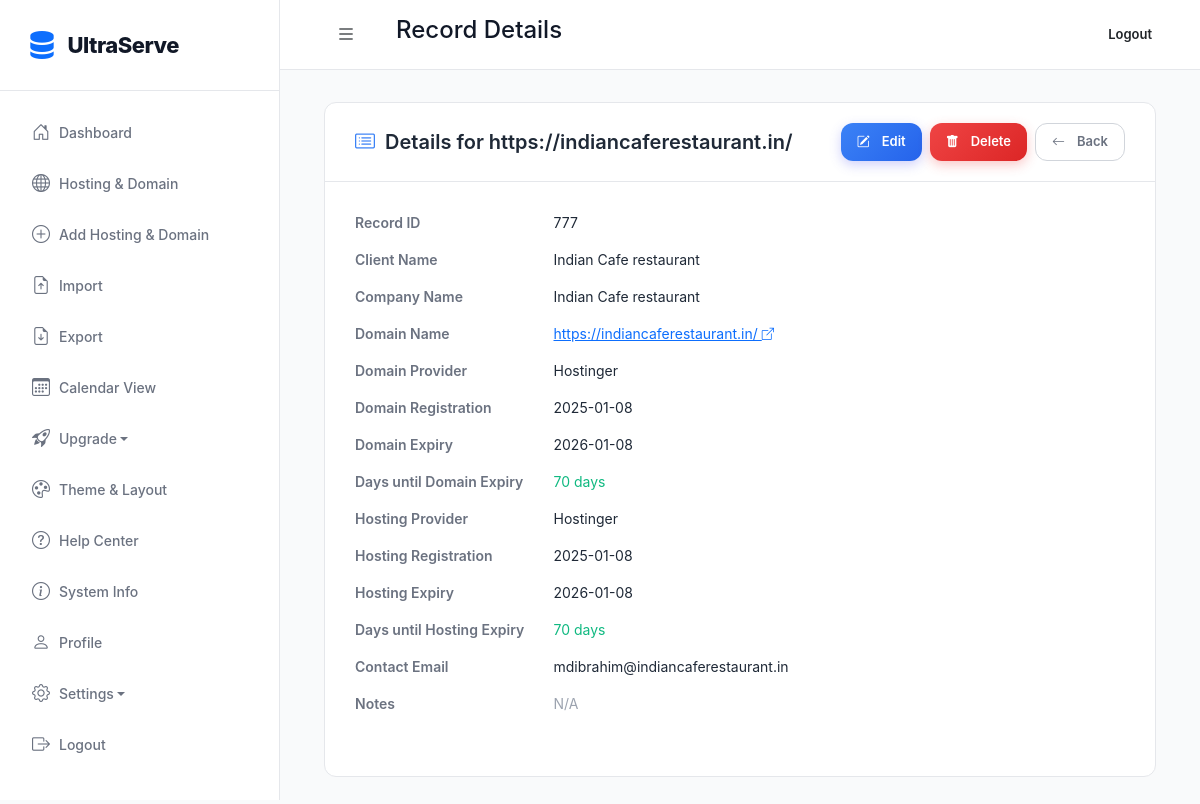
Screenshot of /view.php?id=777 (signed in) with the database file from the repository.
### tables this page shows
CREATE TABLE `hosting_domain` (
  `id` int(11) NOT NULL,
  `client_name` varchar(256) NOT NULL,
  `company_name` varchar(150) NOT NULL,
  `domain_name` varchar(150) NOT NULL,
  `purchased_from` varchar(100) NOT NULL,
  `registration_date` date DEFAULT NULL,
  `expiry_date` date DEFAULT NULL,
  `hosting_purchased_from` varchar(255) DEFAULT NULL,
  `hosting_registration_date` date DEFAULT NULL,
  `hosting_expiry_date` date DEFAULT NULL,
  `email` varchar(150) NOT NULL,
  `notes` varchar(250) NOT NULL,
  `admin_id` int(11) NOT NULL
);

### view.php (the view, shortened to what this page needs)
<?php
include('db.php');
$record_id = isset($_GET['id']) ? (int)$_GET['id'] : 0;
$record = null;
$error = '';
if ($record_id > 0) {
    $query = "SELECT * FROM hosting_domain WHERE id = $record_id";
    $result = mysqli_query($conn, $query);
    if ($result && mysqli_num_rows($result) > 0) {
        $record = mysqli_fetch_assoc($result);
    } else {
        $error = "Record not found. It may have been deleted.";
    }
} else {
    $error = "Invalid ID provided.";
}
?>
<!DOCTYPE html>
<html lang="en">
<head>
<link href="https://cdn.jsdelivr.net/npm/bootstrap@5.3.3/dist/css/bootstrap.min.css" rel="stylesheet">
<link href="https://cdn.jsdelivr.net/npm/bootstrap-icons@1.10.5/font/bootstrap-icons.css" rel="stylesheet">
<link href="css/dashboard.css" rel="stylesheet">
</head>
<body>
<div class="header">
    <div class="d-flex align-items-center">
        <button class="btn me-3" id="sidebarToggle" type="button" style="border: none; font-size: 20px;"><i class="bi bi-list"></i></button>
        <h4>Record Details</h4>
    </div>
    <div>
        <a href="#" data-bs-toggle="modal" data-bs-target="#logoutModal" class="btn btn-sm">Logout</a>
    </div>
</div>
<?php include 'sidebar.php'?>
<div class="content">
  <div class="container-fluid">
    <?php if (!empty($error)): ?>
        <div class="alert alert-danger"><i class="bi bi-exclamation-circle me-2"></i><?= htmlspecialchars($error) ?></div>
    <?php elseif ($record): ?>
        <div class="details-container">
            <div class="details-header">
                <h4 class="details-title">
                    <i class="bi bi-card-list"></i> Details for <?= htmlspecialchars($record['domain_name']) ?>
                </h4>
                <div class="d-flex gap-2">
                    <a href="edit.php?table=hosting_domain&id=<?= $record['id'] ?>" class="btn btn-primary btn-sm" id="editModal"><i class="bi bi-pencil-square me-1"></i> Edit</a>
                    <a href="#" class="btn btn-danger btn-sm" data-bs-toggle="modal" data-bs-target="#deleteModal"><i class="bi bi-trash-fill me-1"></i> Delete</a>
                    <a href="dashboard.php?page=hosting_domain" class="btn btn-secondary btn-sm"><i class="bi bi-arrow-left me-1"></i> Back</a>
                </div>
            </div>
            <div class="details-body">
                <dl class="row details-list">
                    <?php
                        function getDaysLeftStatus($date_string) {
                            $today = new DateTime();
                            $expiryDate = new DateTime($date_string);
                            $interval = $today->diff($expiryDate);
                            $daysLeft = (int)$interval->format('%r%a');
                            if ($daysLeft < 0) {
                                return '<span class="text-danger fw-bold">Expired</span>';
                            } elseif ($daysLeft <= 30) {
                                return '<span class="text-warning fw-bold">' . $daysLeft . ' days</span>';
                            } else {
                                return '<span class="text-success">' . $daysLeft . ' days</span>';
                            }
                        }
                        $fields_to_display = [
                            'id' => 'Record ID', 'client_name' => 'Client Name', 'company_name' => 'Company Name',
                            'domain_name' => 'Domain Name', 'purchased_from' => 'Domain Provider',
                            'registration_date' => 'Domain Registration', 'expiry_date' => 'Domain Expiry',
                            'days_left_domain' => 'Days until Domain Expiry',
                            'hosting_purchased_from' => 'Hosting Provider', 'hosting_registration_date' => 'Hosting Registration',
                            'hosting_expiry_date' => 'Hosting Expiry',
                            'days_left_hosting' => 'Days until Hosting Expiry',
                            'email' => 'Contact Email', 'notes' => 'Notes'
                        ];
                        foreach ($fields_to_display as $db_key => $label) {
                            echo '<dt class="col-sm-3 mb-3">' . $label . '</dt>';
                            echo '<dd class="col-sm-9 mb-3">';
                            if ($db_key == 'domain_name') {
                                $domain_url = 'http://' . htmlspecialchars($record['domain_name']);
                                echo '<a href="' . $domain_url . '" target="_blank" rel="noopener noreferrer">' . htmlspecialchars($record['domain_name']) . ' <i class="bi bi-box-arrow-up-right small"></i></a>';
                            } elseif ($db_key == 'days_left_domain') {
                                echo getDaysLeftStatus($record['expiry_date']);
                            } elseif ($db_key == 'days_left_hosting') {
                                echo getDaysLeftStatus($record['hosting_expiry_date']);
                            } else {
                                echo !empty($record[$db_key]) ? htmlspecialchars($record[$db_key]) : '<span class="text-muted">N/A</span>';
                            }
                            echo '</dd>';
                        }
                    ?>
                </dl>
            </div>
        </div>
    <?php endif; ?>
  </div>
</div>
</body>
</html>

### css/dashboard.css (style rules this page uses)
:root { --primary: #6366f1; --primary-dark: #4f46e5; --primary-light: #818cf8; --secondary: #8b5cf6; --success: #10b981; --warning: #f59e0b; --danger: #ef4444; --info: #06b6d4; --bg-primary: #ffffff; --bg-secondary: #f9fafb; --bg-tertiary: #f3f4f6; --text-primary: #111827; --text-secondary: #6b7280; --text-tertiary: #9ca3af; --border-color: #e5e7eb; --border-radius: 16px; --border-radius-sm: 12px; --border-radius-lg: 20px; --shadow-sm: 0 1px 2px 0 rgba(0, 0, 0, 0.05); --shadow: 0 4px 6px -1px rgba(0, 0, 0, 0.1); --shadow-lg: 0 10px 15px -3px rgba(0, 0, 0, 0.1); --shadow-xl: 0 20px 25px -5px rgba(0, 0, 0, 0.1); --sidebar-width: 280px; --header-height: 70px; --transition: all 0.3s cubic-bezier(0.4, 0, 0.2, 1); }
* { margin: 0; padding: 0; box-sizing: border-box; }
body { font-family: -apple-system, BlinkMacSystemFont, 'Segoe UI', 'Roboto', 'Oxygen', 'Ubuntu', 'Cantarell', sans-serif; background: var(--bg-secondary); min-height: 100vh; font-size: 14px; color: var(--text-primary); transition: background 0.3s ease, color 0.3s ease; }
.header { background: var(--bg-primary); backdrop-filter: blur(10px); border-bottom: 1px solid var(--border-color); padding: 0 32px; display: flex; justify-content: space-between; align-items: center; position: fixed; top: 0; left: var(--sidebar-width); right: 0; z-index: 1000; height: var(--header-height); transition: var(--transition); }
.content { margin-left: var(--sidebar-width); padding: calc(var(--header-height) + 32px) 32px 32px; transition: var(--transition); min-height: 100vh; }
.btn { padding: 12px 24px; border-radius: var(--border-radius-sm); border: none; font-weight: 600; font-size: 14px; cursor: pointer; transition: var(--transition); display: inline-flex; align-items: center; gap: 8px; text-decoration: none; }
.btn-primary { background: linear-gradient(135deg, var(--primary), var(--primary-dark)); color: white; box-shadow: 0 4px 12px rgba(99, 102, 241, 0.3); }
.btn-secondary { background: var(--bg-tertiary); color: var(--text-primary); }
.btn-danger { background: linear-gradient(135deg, var(--danger), #dc2626); color: white; box-shadow: 0 4px 12px rgba(239, 68, 68, 0.3); }
.btn-sm { padding: 8px 16px; font-size: 13px; }
.text-success { color: var(--success) !important; }
.text-muted { color: var(--text-tertiary) !important; }

### view.php (style rules this page uses)
.details-container { background: white; border-radius: 12px; border: 1px solid #e5e7eb; }
.details-header { padding: 20px 30px; display: flex; justify-content: space-between; align-items: center; border-bottom: 1px solid #e5e7eb; }
.details-title { font-size: 20px; font-weight: 600; color: #1f2937; margin-bottom: 0; display: flex; align-items: center; gap: 10px; }
.details-title i { color: #3b82f6; }
.details-body { padding: 30px; }
.btn-primary { background: linear-gradient(135deg, #3b82f6 0%, #2563eb 100%); border: none; }
.btn-secondary { background: white; color: #6b7280; border: 1px solid #d1d5db; }
.btn-danger { background-color: #ef4444; border: none; }
.details-list dt { font-weight: 600; color: #6b7280; }
.details-list dd { color: #1f2937; }

### rows the page displays
hosting_domain: domain_name "https://indiancaferestaurant.in/", id "777", client_name "Indian Cafe restaurant", company_name "Indian Cafe restaurant", purchased_from "Hostinger", registration_date "2025-01-08", expiry_date "2026-01-08", hosting_purchased_from "Hostinger", hosting_registration_date "2025-01-08", hosting_expiry_date "2026-01-08", email "mdibrahim@indiancaferestaurant.in"

### other values shown
$label "Record ID"
$label "Client Name"
$label "Company Name"
$label "Domain Name"
$label "Domain Provider"
$label "Domain Registration"
$label "Domain Expiry"
$label "Days until Domain Expiry"
$label "Hosting Provider"
$label "Hosting Registration"
$label "Hosting Expiry"
$label "Days until Hosting Expiry"
$label "Contact Email"
$label "Notes"
